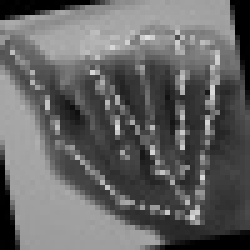
#> input picture gestures/0/269.jpg, 50 x 50 px (shown 5 times larger); its folder holds only this picture in this run
$ python augment_images.py
#> lines starting #> are read from the running program, lines starting #| are printed output that depends on the picture
import cv2
import os
import numpy as np

def rotate_image(image, angle):
    """
    Rotates an image by the given angle (in degrees) around its center.
    Fills border areas with black.
    """
    (h, w) = image.shape[:2]
    center = (w // 2, h // 2)
    M = cv2.getRotationMatrix2D(center, angle, 1.0)
    rotated = cv2.warpAffine(image, M, (w, h), borderValue=0)
    return rotated

def augment_images():
    gest_folder = "gestures"

    # Loop through each gesture folder (each gesture is in its own subfolder)
    for g_id in os.listdir(gest_folder):
        folder_path = os.path.join(gest_folder, g_id)
        if not os.path.isdir(folder_path):
            continue

        # Get list of all .jpg files (assuming originals are named as numbers)
        image_files = sorted([f for f in os.listdir(folder_path) if f.endswith(".jpg")])

        # Determine a starting counter for new augmented images.
        # We assume the original images are numbered sequentially.
        if image_files:
            # Extract numeric parts from filenames and take the max.
            try:
                numbers = [int(os.path.splitext(f)[0]) for f in image_files]
                counter = max(numbers)
            except ValueError:
                counter = len(image_files)
        else:
            counter = 0

        # For each original image, apply augmentations.
        for img_file in image_files:
            image_path = os.path.join(folder_path, img_file)
            img = cv2.imread(image_path, 0)  # read in grayscale
#> img is the input picture: shape (50, 50); min 0, max 223, mean 100.5
            if img is None:
                print(f"Could not read {image_path}")
                continue

            # Horizontal flip augmentation
            flipped = cv2.flip(img, 1)
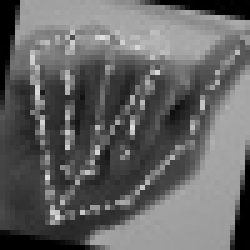
#> flipped: shape (50, 50) (shown 5 times larger); min 0, max 223, mean 100.5
            counter += 1
            new_filename = os.path.join(folder_path, f"{counter}.jpg")
            cv2.imwrite(new_filename, flipped)

            # Small rotations: -10 and +10 degrees
            for angle in [-10, 10]:
                rotated = rotate_image(img, angle)
                counter += 1
                new_filename = os.path.join(folder_path, f"{counter}.jpg")
                cv2.imwrite(new_filename, rotated)
#> this loop made 2 passes
#> pass 1, in rotate_image, `rotated = cv2.warpAffine(image, M, (w, h), borderValue=0)`:
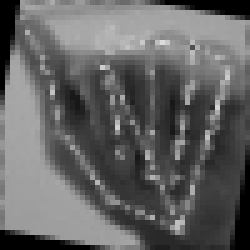
#> rotated: shape (50, 50) (shown 5 times larger); min 0, max 219, mean 99.6
#> pass 2, in rotate_image (call 2), `rotated = cv2.warpAffine(image, M, (w, h), borderValue=0)`:
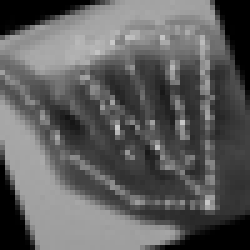
#> rotated: shape (50, 50) (shown 5 times larger); min 0, max 203, mean 93.8
#> after the loop, counter = 272

            print(f"Augmented {img_file} in folder {g_id}")
#> pass 2 of the loop in augment_images, `for g_id in os.listdir(gest_folder):`:
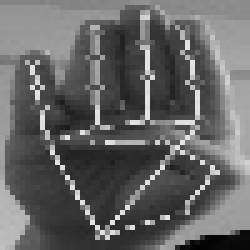
#> input picture gestures/1/178.jpg, 50 x 50 px (shown 5 times larger)
#> in augment_images, img is the input picture: shape (50, 50); min 1, max 229, mean 101
#> in augment_images, `flipped = cv2.flip(img, 1)`:
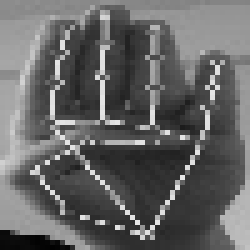
#> flipped: shape (50, 50) (shown 5 times larger); min 1, max 229, mean 101
#> the loop in augment_images, `for angle in [-10, 10]:` made 2 passes
#> M in rotate_image on passes 1 to 2: [[0.985, -0.174, 4.72], [0.174, 0.985, -3.96]], [[0.985, 0.174, -3.96], [-0.174, 0.985, 4.72]]
#> pass 2, in rotate_image (call 4), `rotated = cv2.warpAffine(image, M, (w, h), borderValue=0)`:
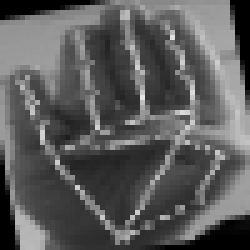
#> rotated: shape (50, 50) (shown 5 times larger); min 0, max 227, mean 91.7
#> after the loop in augment_images, `for angle in [-10, 10]:`: counter = 181

if __name__ == "__main__":
    augment_images()
